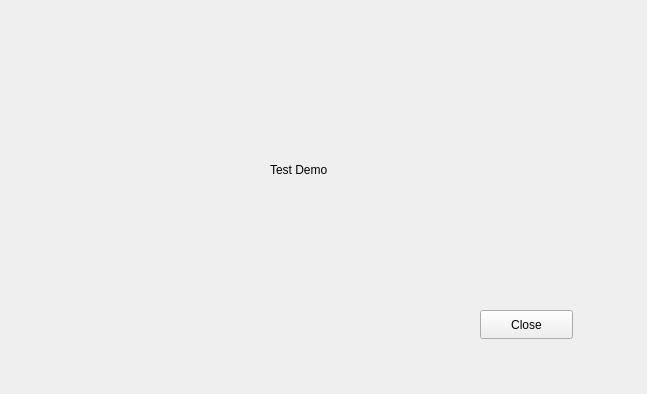
<?xml version="1.0" encoding="UTF-8"?>
<ui version="4.0">
 <class>Widget</class>
 <widget class="QWidget" name="Widget">
  <property name="geometry">
   <rect>
    <x>0</x>
    <y>0</y>
    <width>647</width>
    <height>394</height>
   </rect>
  </property>
  <property name="windowTitle">
   <string>MyFirstDemo</string>
  </property>
  <widget class="QLabel" name="label">
   <property name="geometry">
    <rect>
     <x>270</x>
     <y>160</y>
     <width>91</width>
     <height>20</height>
    </rect>
   </property>
   <property name="text">
    <string>Test Demo</string>
   </property>
  </widget>
  <widget class="QPushButton" name="pushButton">
   <property name="geometry">
    <rect>
     <x>480</x>
     <y>310</y>
     <width>93</width>
     <height>29</height>
    </rect>
   </property>
   <property name="text">
    <string>Close</string>
   </property>
  </widget>
 </widget>
 <resources/>
 <connections>
  <connection>
   <sender>pushButton</sender>
   <signal>clicked()</signal>
   <receiver>Widget</receiver>
   <slot>close()</slot>
   <hints>
    <hint type="sourcelabel">
     <x>526</x>
     <y>324</y>
    </hint>
    <hint type="destinationlabel">
     <x>323</x>
     <y>196</y>
    </hint>
   </hints>
  </connection>
 </connections>
</ui>
